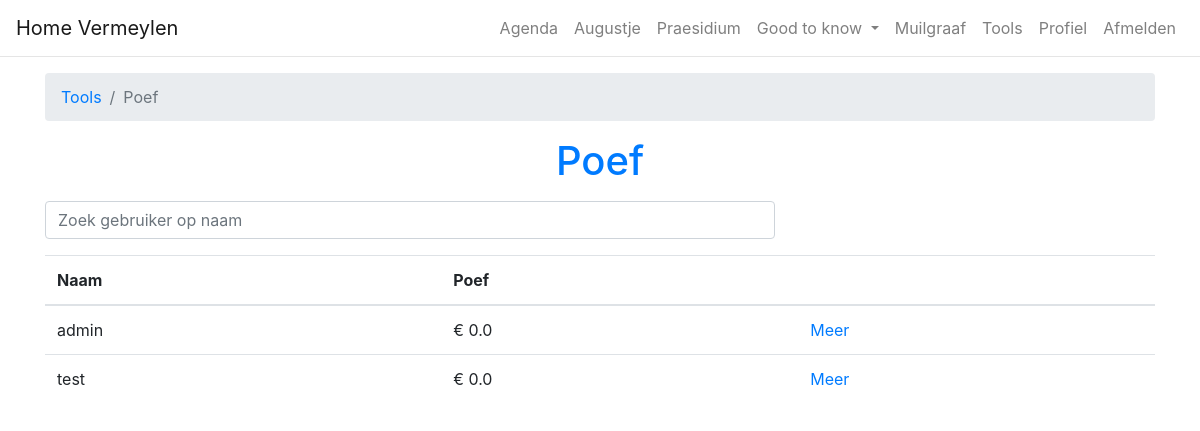
Page /poef (signed in) on the committed database.
### vermeylen/models.py (models this page shows)
class User(db.Model):
    id = db.Column(db.Integer, primary_key=True)
    username = db.Column(db.String(20), unique=True, nullable=False)
    password = db.Column(db.String(60), nullable=False)
    fullname = db.Column(db.String(70), nullable=False)
    roles = db.Column(db.String(), default="")

### vermeylen/routes.py (the view)
@app.route('/poef')
@login_required
@requires_one_of_roles("poef")
def users_poef():
    users = User.query.all()
    poef = dict()
    for user in users:
        poef_transactions = PoefTransaction.query.filter_by(user_id=user.id).all()
        debt = 0
        for transaction in poef_transactions:
            debt += transaction.amount
        poef[user.id] = debt/100
    return render_template('/users/poef_overview.html',users=users,poef=poef)

### vermeylen/templates/users/poef_overview.html (shortened to what this page needs)
{% extends 'layout.html' %}
{% block content %}
    <div class="container mt-3">
        <nav aria-label="breadcrumb">
            <ol class="breadcrumb">
                <li class="breadcrumb-item"><a href="{{ url_for('tools') }}">Tools</a></li>
                <li class="breadcrumb-item active" aria-current="page">Poef</li>
            </ol>
        </nav>
        <h1 class="text-primary text-center">Poef</h1>
        <div class="row my-3">
            <div class="col-8">
                <input id="search" type="text" onkeyup="filterUsers()" class="form-control" placeholder="Zoek gebruiker op naam" aria-label="gebruiker">
            </div>
        </div>
        <table id="usertable" class="table table-hover">
            <thead>
                <tr>
                    <th scope="col">Naam</th>
                    <th scope="col">Poef</th>
                    <th scope="col"></th>
                </tr>
            </thead>
            <tbody>
            {% for user in users %}
                <tr>
                    <td>{{ user.fullname }}</td>
                    <td>€ {{ poef[user.id] }}</td>
                    <td><a href="{{ url_for('users_poef_update',id=user.id) }}">Meer</a></td>
                </tr>
            {% endfor %}
            </tbody>
        </table>
    </div>
{% endblock %}

### rows in the picture
User: fullname "admin", poef "0.0"
User: fullname "test", poef "0.0"
